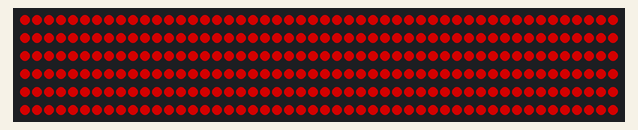
Simulated run of this sketch. Board: Arduino Uno, built with avr-gcc and run on an emulated ATmega328P. Parts: 300 RGB LEDs in strip order, left to right, continuing on the next row. Dim RGB values are drawn brighter than linear; what the sketch prints to the serial monitor is not drawn.

Above: at 3.6 s.

The sketch:

ws2812.ino
```cpp
#include "FastLED.h"

#define NUM_LEDS 300             // LED灯珠数量
#define DATA_PIN 6              // Arduino输出控制信号引脚
#define LED_TYPE WS2812          // LED灯带型号
#define COLOR_ORDER GRB          //RGB灯珠中红色、绿色、蓝色LED的排列顺序

uint8_t max_bright = 128;        // LED亮度控制变量，可使用数值为 0 ～ 255，数值越大则光带亮度越高
CRGB leds[NUM_LEDS];             // 建立光带leds

void setup() {
  // put your setup code here, to run once:

  // 设置串口波特率9600
  Serial.begin(9600);
  Serial.println("......setup......");

  LEDS.addLeds<LED_TYPE, DATA_PIN, COLOR_ORDER>(leds, NUM_LEDS);  // 初始化光带
  FastLED.setBrightness(max_bright);
}

void loop() {
    for (int i = 0; i < NUM_LEDS; i++) {
      leds[i] = CRGB::Red;
      FastLED.show();
    }

    delay(1000);

    for (int i = 0; i < NUM_LEDS; i++) {
      leds[i] = CRGB::Black;
    }
    FastLED.show();

    delay(1000);
}
```
